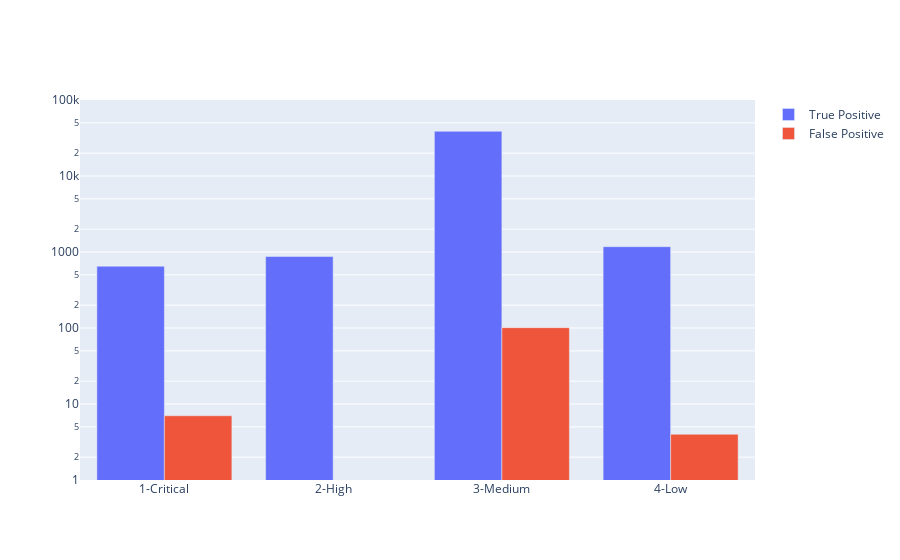

The cell this chart's notebook holds for it:
### Markdown cell above
## Creating the graph of TP and FP

### TP - True Positive & FP - False Positive
From the confusion matrix, we can create a Grouped-Bar Chart containing TP and FP based on each type -
1. 1-Critical
2. 2-High
3. 3-Medium
4. 4-Low
5. Unknown

### Code cell
import plotly.graph_objs as px

xaxis = ['1-Critical','2-High', '3-Medium', '4-Low']
trace_data = []
tp = []
fp = []

# Creating the array to compare between algorithms group by priority (Accuary Percentage)
cr_arr.append((c_knn_matrix[0][0]*100)/(c_knn_matrix[0][0]+c_knn_matrix[0][4]))
hi_arr.append((c_knn_matrix[1][1]*100)/(c_knn_matrix[1][1]+c_knn_matrix[1][4]))
md_arr.append((c_knn_matrix[2][2]*100)/(c_knn_matrix[2][2]+c_knn_matrix[2][4]))
lw_arr.append((c_knn_matrix[3][3]*100)/(c_knn_matrix[3][3]+c_knn_matrix[3][4]))

for i in range (0,len(c_knn_matrix)-1):    
    tp.append(c_knn_matrix[i][i])
    fp.append(c_knn_matrix[i][len(c_knn_matrix[i]) - 1])
    
trace1 = px.Bar(x=xaxis, y= tp, name='True Positive')
trace2 = px.Bar(x=xaxis, y= fp, name='False Positive')
trace_data.append(trace1)
trace_data.append(trace2)
    
layout = px.Layout(barmode = 'group')
fig = px.Figure(data = trace_data, layout = layout)
fig.update_yaxes(type="log", range=[0,5]) # log range: 10^0=1, 10^5=100000
fig.show()

### Figure 1 — Plotly figure (JSON) as saved in the notebook; plotly's stock layout.template omitted (floating-point values rounded to 4 significant figures)
{"data": [{"name": "True Positive", "type": "bar", "x": ["1-Critical", "2-High", "3-Medium", "4-Low"], "y": [650, 872, 38724, 1175]}, {"name": "False Positive", "type": "bar", "x": ["1-Critical", "2-High", "3-Medium", "4-Low"], "y": [7, 1, 101, 4]}], "layout": {"barmode": "group", "yaxis": {"range": [0, 5], "type": "log"}}}
